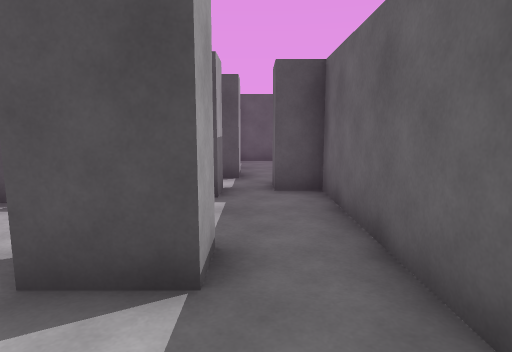
[1] (above)

20 first-person views from a walk through a Unity game level. The camera is 1.3 m above the floor, tilts 8° down and sees 75° across. The floor is counted in squares, 1 m on a side. Each view is taken from the middle of a square. On the plan, view 1 faces up. The plan holds only what a view shows up to about 14 squares ahead; the rest is blank. The player is left out.

[2]
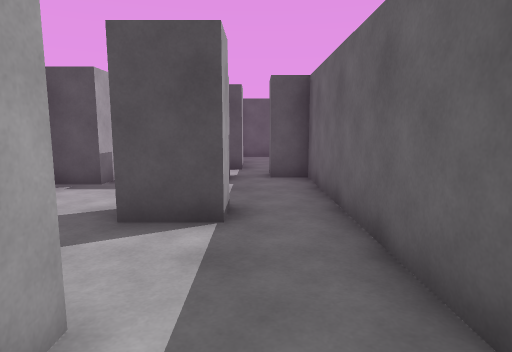

[3]
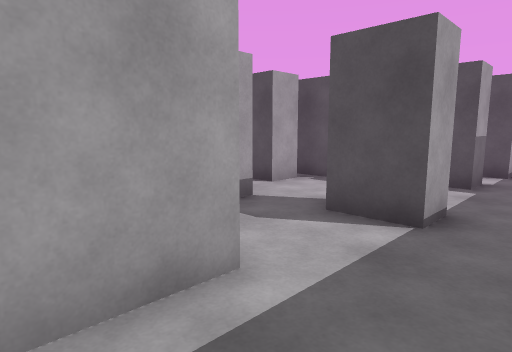

[4]
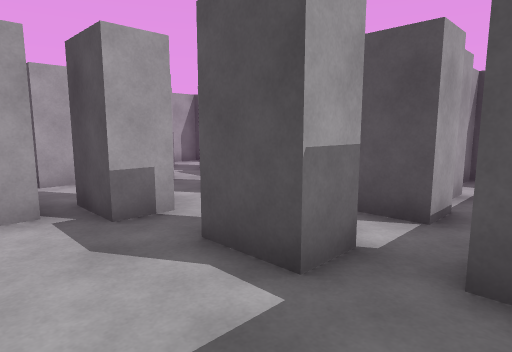

[5]
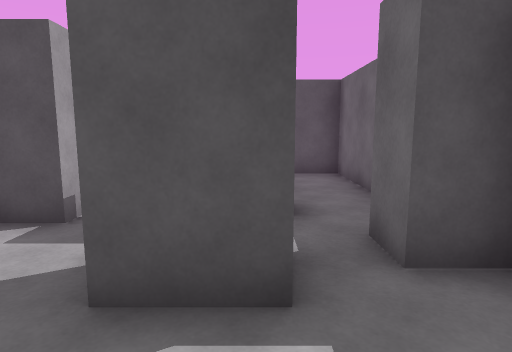

[6]
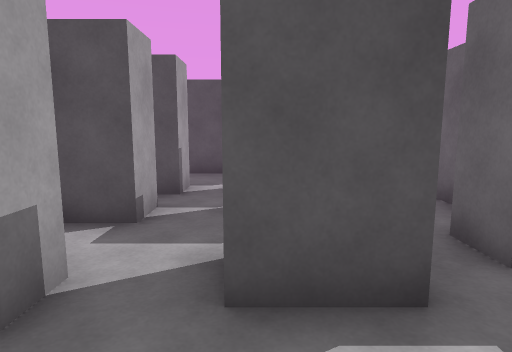

[7]
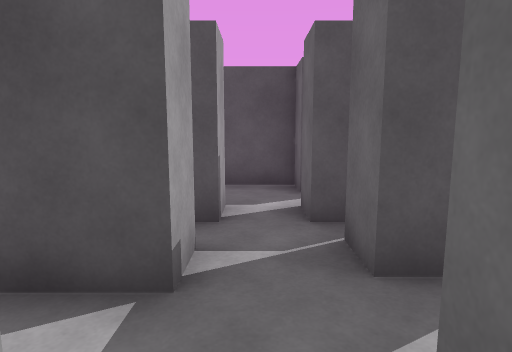

[8]
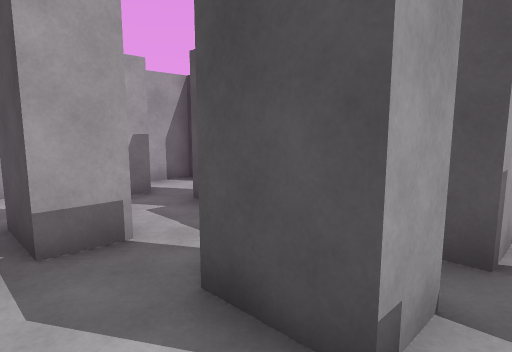

[9]
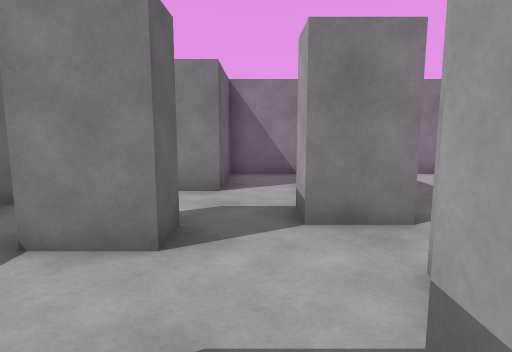

[10]
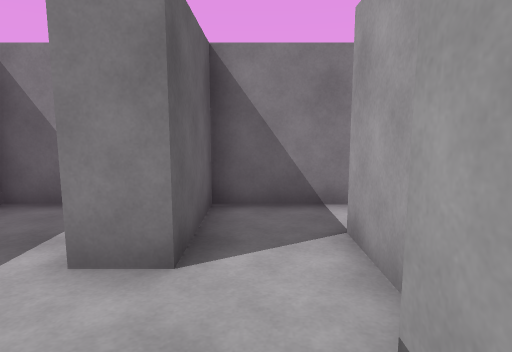

[11]
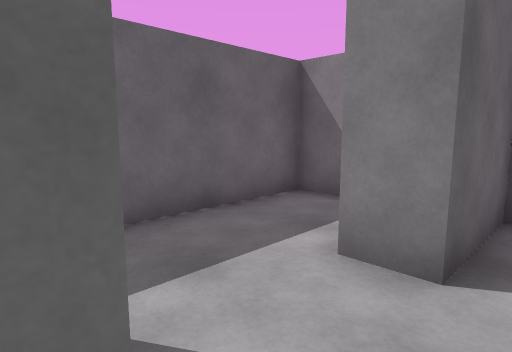

[12]
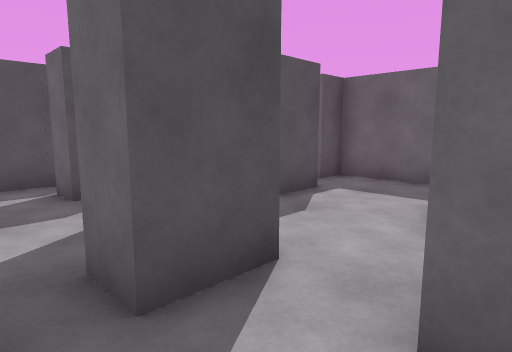

[13]
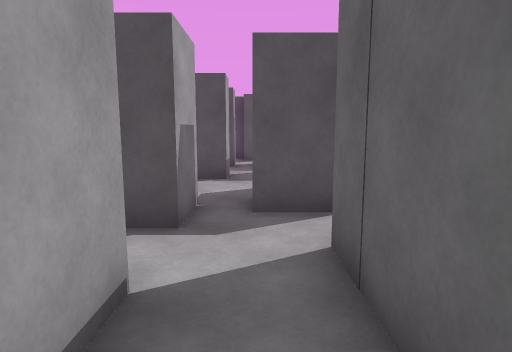

[14]
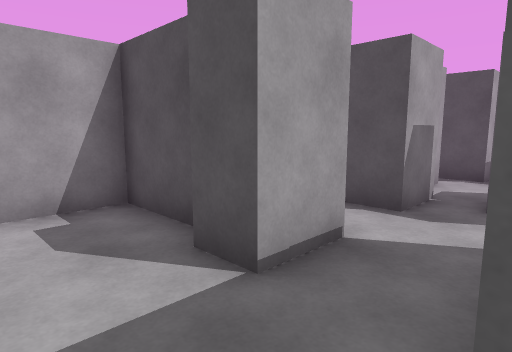

[15]
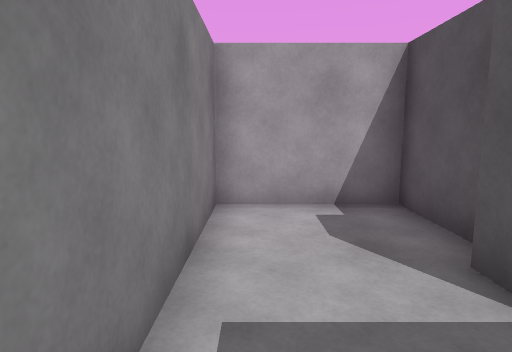

[16]
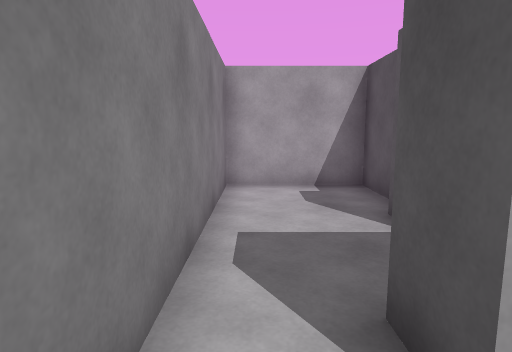

[17]
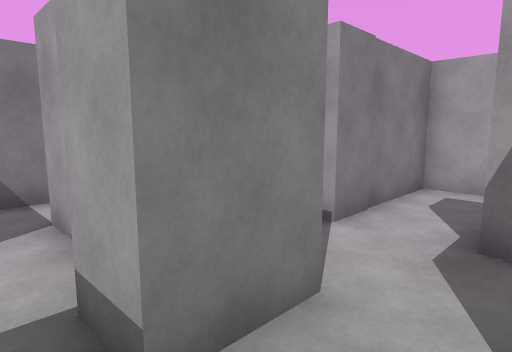

[18]
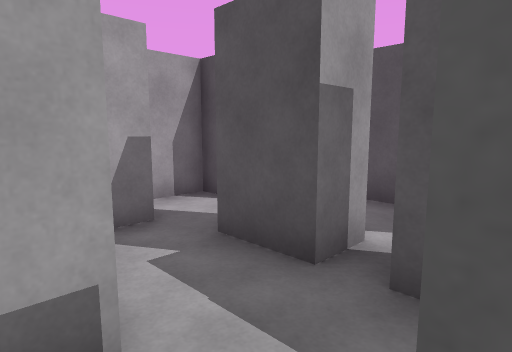

[19]
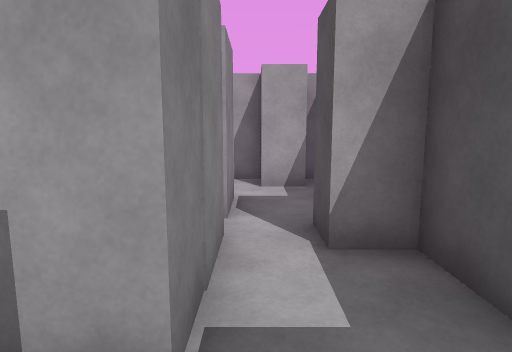

[20]
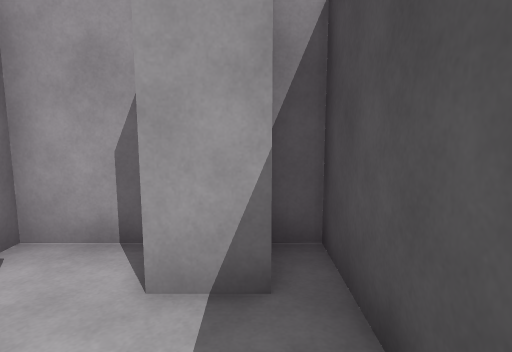

### Floor plan
Key: @ floor where view 1 was taken; # wall or solid block; . floor; T thing the floor can be seen under or through.
Columns run from 11 left of view 1 to 2 right of it. Each row starts with its distance up from view 1.
 14 ##############
 13 ##...#...##..#
 12 ##...........#
 11 #..#####.##..#
 10 ###......##..#
  9 #   #.##.##..
  8    ##.......#
  7    #.. #.##.##
  6    #..##.##..#
  5     TTT......#
  4     TTT......#
  3 #..#T.....#..#
  2 #.....##.....#
  1 #####.##.....#
  0 #..##.##.##@.#
 -1 #.....##.##..#
 -2 #........##..#
 -3 ##############

Where each view was taken, in squares from view 1:
view 1: 0 up, 0 right, facing up
view 2: 2 down, 0 right, facing up
view 3: 2 down, 1 right, facing up-left
view 4: 4 up, 1 right, facing up-left
view 5: 4 up, 1 left, facing up
view 6: 4 up, 2 left, facing up
view 7: 6 up, 3 left, facing up
view 8: 7 up, 3 left, facing up-left
view 9: 7 up, 3 left, facing down
view 10: 3 up, 3 left, facing down
view 11: 3 up, 3 left, facing down-right
view 12: 2 up, 7 left, facing up-right
view 13: 1 down, 6 left, facing up
view 14: 2 down, 5 left, facing up-left
view 15: 2 down, 5 left, facing left
view 16: 2 down, 3 left, facing left
view 17: 4 up, 3 left, facing down-left
view 18: 8 up, 5 left, facing up-left
view 19: 12 up, 2 left, facing left
view 20: 13 up, 7 left, facing left
